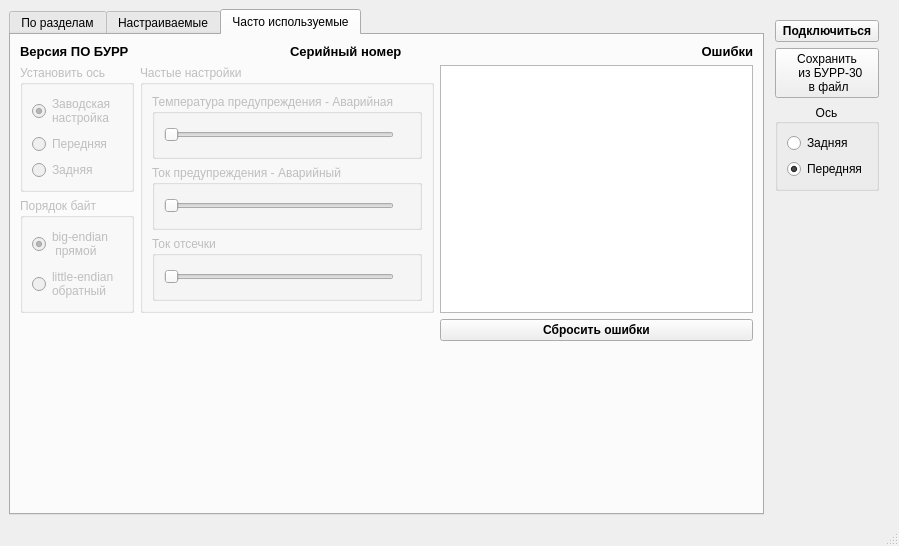
<?xml version="1.0" encoding="UTF-8"?>
<ui version="4.0">
 <class>MainWindow</class>
 <widget class="QMainWindow" name="MainWindow">
  <property name="geometry">
   <rect>
    <x>0</x>
    <y>0</y>
    <width>899</width>
    <height>546</height>
   </rect>
  </property>
  <property name="sizePolicy">
   <sizepolicy hsizetype="Preferred" vsizetype="Preferred">
    <horstretch>1</horstretch>
    <verstretch>1</verstretch>
   </sizepolicy>
  </property>
  <property name="windowTitle">
   <string>Настройка БУРР-30</string>
  </property>
  <property name="iconSize">
   <size>
    <width>260</width>
    <height>30</height>
   </size>
  </property>
  <widget class="QWidget" name="centralwidget">
   <property name="enabled">
    <bool>true</bool>
   </property>
   <property name="sizePolicy">
    <sizepolicy hsizetype="Maximum" vsizetype="Maximum">
     <horstretch>0</horstretch>
     <verstretch>0</verstretch>
    </sizepolicy>
   </property>
   <property name="minimumSize">
    <size>
     <width>800</width>
     <height>520</height>
    </size>
   </property>
   <property name="maximumSize">
    <size>
     <width>3000</width>
     <height>1500</height>
    </size>
   </property>
   <layout class="QHBoxLayout" name="horizontalLayout_2" stretch="0,0">
    <item>
     <widget class="QTabWidget" name="tab_burr">
      <property name="sizePolicy">
       <sizepolicy hsizetype="Expanding" vsizetype="Expanding">
        <horstretch>0</horstretch>
        <verstretch>0</verstretch>
       </sizepolicy>
      </property>
      <property name="currentIndex">
       <number>2</number>
      </property>
      <widget class="QWidget" name="all_params">
       <property name="sizePolicy">
        <sizepolicy hsizetype="Maximum" vsizetype="Maximum">
         <horstretch>0</horstretch>
         <verstretch>0</verstretch>
        </sizepolicy>
       </property>
       <attribute name="title">
        <string>По разделам</string>
       </attribute>
       <layout class="QVBoxLayout" name="verticalLayout_2">
        <item>
         <layout class="QHBoxLayout" name="horizontalLayout" stretch="1,4,0">
          <item>
           <widget class="QListWidget" name="list_bookmark"/>
          </item>
          <item>
           <widget class="QTableWidget" name="params_table">
            <property name="sizePolicy">
             <sizepolicy hsizetype="Minimum" vsizetype="Minimum">
              <horstretch>3</horstretch>
              <verstretch>0</verstretch>
             </sizepolicy>
            </property>
            <property name="editTriggers">
             <set>QAbstractItemView::AllEditTriggers</set>
            </property>
            <property name="gridStyle">
             <enum>Qt::SolidLine</enum>
            </property>
            <property name="columnCount">
             <number>5</number>
            </property>
            <column>
             <property name="text">
              <string notr="true">Name</string>
             </property>
             <property name="toolTip">
              <string notr="true"/>
             </property>
             <property name="whatsThis">
              <string notr="true"/>
             </property>
             <property name="background">
              <color>
               <red>245</red>
               <green>245</green>
               <blue>245</blue>
              </color>
             </property>
            </column>
            <column>
             <property name="text">
              <string>Description</string>
             </property>
             <property name="background">
              <color>
               <red>245</red>
               <green>245</green>
               <blue>245</blue>
              </color>
             </property>
             <property name="foreground">
              <brush brushstyle="SolidPattern">
               <color alpha="255">
                <red>0</red>
                <green>0</green>
                <blue>0</blue>
               </color>
              </brush>
             </property>
            </column>
            <column>
             <property name="text">
              <string>Address</string>
             </property>
            </column>
            <column>
             <property name="text">
              <string>Value</string>
             </property>
            </column>
            <column>
             <property name="text">
              <string>Unit</string>
             </property>
             <property name="background">
              <color>
               <red>245</red>
               <green>245</green>
               <blue>245</blue>
              </color>
             </property>
            </column>
           </widget>
          </item>
          <item>
           <spacer name="horizontalSpacer_4">
            <property name="orientation">
             <enum>Qt::Horizontal</enum>
            </property>
            <property name="sizeHint" stdset="0">
             <size>
              <width>40</width>
              <height>20</height>
             </size>
            </property>
           </spacer>
          </item>
         </layout>
        </item>
       </layout>
      </widget>
      <widget class="QWidget" name="editable_params">
       <attribute name="title">
        <string>Настраиваемые</string>
       </attribute>
       <layout class="QHBoxLayout" name="horizontalLayout_5">
        <item>
         <layout class="QVBoxLayout" name="verticalLayout_8" stretch="0,1">
          <item>
           <layout class="QHBoxLayout" name="horizontalLayout_4">
            <item>
             <widget class="QPushButton" name="load_file_button">
              <property name="font">
               <font>
                <weight>50</weight>
                <bold>false</bold>
               </font>
              </property>
              <property name="text">
               <string>Загрузить файл для сравнения</string>
              </property>
             </widget>
            </item>
            <item>
             <spacer name="horizontalSpacer">
              <property name="orientation">
               <enum>Qt::Horizontal</enum>
              </property>
              <property name="sizeHint" stdset="0">
               <size>
                <width>40</width>
                <height>20</height>
               </size>
              </property>
             </spacer>
            </item>
           </layout>
          </item>
          <item>
           <widget class="QTableWidget" name="params_table_2">
            <property name="sizePolicy">
             <sizepolicy hsizetype="Minimum" vsizetype="Minimum">
              <horstretch>3</horstretch>
              <verstretch>0</verstretch>
             </sizepolicy>
            </property>
            <property name="editTriggers">
             <set>QAbstractItemView::AllEditTriggers</set>
            </property>
            <property name="gridStyle">
             <enum>Qt::SolidLine</enum>
            </property>
            <property name="columnCount">
             <number>6</number>
            </property>
            <column>
             <property name="text">
              <string notr="true">Name</string>
             </property>
             <property name="toolTip">
              <string notr="true"/>
             </property>
             <property name="whatsThis">
              <string notr="true"/>
             </property>
             <property name="background">
              <color>
               <red>245</red>
               <green>245</green>
               <blue>245</blue>
              </color>
             </property>
            </column>
            <column>
             <property name="text">
              <string>Description</string>
             </property>
             <property name="background">
              <color>
               <red>245</red>
               <green>245</green>
               <blue>245</blue>
              </color>
             </property>
             <property name="foreground">
              <brush brushstyle="SolidPattern">
               <color alpha="255">
                <red>0</red>
                <green>0</green>
                <blue>0</blue>
               </color>
              </brush>
             </property>
            </column>
            <column>
             <property name="text">
              <string>Adress</string>
             </property>
            </column>
            <column>
             <property name="text">
              <string>Value from device</string>
             </property>
            </column>
            <column>
             <property name="text">
              <string>Value from file</string>
             </property>
            </column>
            <column>
             <property name="text">
              <string>Unit</string>
             </property>
             <property name="background">
              <color>
               <red>245</red>
               <green>245</green>
               <blue>245</blue>
              </color>
             </property>
            </column>
           </widget>
          </item>
         </layout>
        </item>
        <item>
         <spacer name="horizontalSpacer_3">
          <property name="orientation">
           <enum>Qt::Horizontal</enum>
          </property>
          <property name="sizeType">
           <enum>QSizePolicy::Ignored</enum>
          </property>
          <property name="sizeHint" stdset="0">
           <size>
            <width>40</width>
            <height>20</height>
           </size>
          </property>
         </spacer>
        </item>
       </layout>
      </widget>
      <widget class="QWidget" name="often_used_params">
       <attribute name="title">
        <string>Часто используемые</string>
       </attribute>
       <layout class="QGridLayout" name="gridLayout">
        <item row="1" column="0">
         <widget class="QGroupBox" name="set_current_wheel">
          <property name="enabled">
           <bool>false</bool>
          </property>
          <property name="font">
           <font>
            <weight>50</weight>
            <bold>false</bold>
           </font>
          </property>
          <property name="title">
           <string>Установить ось</string>
          </property>
          <layout class="QVBoxLayout" name="verticalLayout_5">
           <item>
            <widget class="QRadioButton" name="factory_settings_rb">
             <property name="text">
              <string>Заводская
настройка</string>
             </property>
             <property name="checkable">
              <bool>true</bool>
             </property>
             <property name="checked">
              <bool>true</bool>
             </property>
             <property name="autoExclusive">
              <bool>false</bool>
             </property>
            </widget>
           </item>
           <item>
            <widget class="QRadioButton" name="set_front_wheel_rb">
             <property name="text">
              <string>Передняя</string>
             </property>
             <property name="checked">
              <bool>false</bool>
             </property>
            </widget>
           </item>
           <item>
            <widget class="QRadioButton" name="set_rear_wheel_rb">
             <property name="text">
              <string>Задняя</string>
             </property>
             <property name="checked">
              <bool>false</bool>
             </property>
            </widget>
           </item>
          </layout>
         </widget>
        </item>
        <item row="1" column="1" rowspan="2" colspan="2">
         <widget class="QGroupBox" name="groupBox_4">
          <property name="enabled">
           <bool>false</bool>
          </property>
          <property name="title">
           <string>Частые настройки</string>
          </property>
          <layout class="QVBoxLayout" name="verticalLayout_7">
           <item>
            <widget class="QGroupBox" name="warn_temp">
             <property name="title">
              <string>Температура предупреждения - Аварийная</string>
             </property>
             <layout class="QHBoxLayout" name="horizontalLayout_9">
              <item>
               <widget class="QSlider" name="warning_temperature">
                <property name="minimum">
                 <number>20</number>
                </property>
                <property name="maximum">
                 <number>90</number>
                </property>
                <property name="orientation">
                 <enum>Qt::Horizontal</enum>
                </property>
                <property name="tickPosition">
                 <enum>QSlider::NoTicks</enum>
                </property>
               </widget>
              </item>
              <item>
               <widget class="QLabel" name="lab_warning_temperature">
                <property name="font">
                 <font>
                  <pointsize>12</pointsize>
                  <weight>75</weight>
                  <bold>true</bold>
                 </font>
                </property>
                <property name="text">
                 <string/>
                </property>
               </widget>
              </item>
             </layout>
            </widget>
           </item>
           <item>
            <widget class="QGroupBox" name="warn_curr">
             <property name="title">
              <string>Ток предупреждения - Аварийный</string>
             </property>
             <layout class="QHBoxLayout" name="horizontalLayout_7">
              <item>
               <widget class="QSlider" name="warning_current">
                <property name="minimum">
                 <number>10</number>
                </property>
                <property name="maximum">
                 <number>50</number>
                </property>
                <property name="orientation">
                 <enum>Qt::Horizontal</enum>
                </property>
                <property name="tickPosition">
                 <enum>QSlider::NoTicks</enum>
                </property>
                <property name="tickInterval">
                 <number>1</number>
                </property>
               </widget>
              </item>
              <item>
               <widget class="QLabel" name="lab_warning_current">
                <property name="font">
                 <font>
                  <pointsize>12</pointsize>
                  <weight>75</weight>
                  <bold>true</bold>
                 </font>
                </property>
                <property name="text">
                 <string/>
                </property>
               </widget>
              </item>
             </layout>
            </widget>
           </item>
           <item>
            <widget class="QGroupBox" name="cutoff">
             <property name="title">
              <string>Ток отсечки</string>
             </property>
             <layout class="QHBoxLayout" name="horizontalLayout_6">
              <item>
               <widget class="QSlider" name="cut_off_current">
                <property name="minimum">
                 <number>30</number>
                </property>
                <property name="maximum">
                 <number>70</number>
                </property>
                <property name="orientation">
                 <enum>Qt::Horizontal</enum>
                </property>
                <property name="tickPosition">
                 <enum>QSlider::NoTicks</enum>
                </property>
                <property name="tickInterval">
                 <number>1</number>
                </property>
               </widget>
              </item>
              <item>
               <widget class="QLabel" name="lab_cut_off_current">
                <property name="font">
                 <font>
                  <pointsize>12</pointsize>
                  <weight>75</weight>
                  <bold>true</bold>
                 </font>
                </property>
                <property name="text">
                 <string/>
                </property>
               </widget>
              </item>
             </layout>
            </widget>
           </item>
          </layout>
         </widget>
        </item>
        <item row="2" column="0">
         <widget class="QGroupBox" name="byte_order">
          <property name="enabled">
           <bool>false</bool>
          </property>
          <property name="title">
           <string>Порядок байт</string>
          </property>
          <layout class="QVBoxLayout" name="verticalLayout_6">
           <item>
            <widget class="QRadioButton" name="rb_big_endian">
             <property name="text">
              <string>big-endian 
 прямой</string>
             </property>
             <property name="checked">
              <bool>true</bool>
             </property>
            </widget>
           </item>
           <item>
            <widget class="QRadioButton" name="rb_little_endian">
             <property name="text">
              <string>little-endian
обратный</string>
             </property>
            </widget>
           </item>
          </layout>
         </widget>
        </item>
        <item row="1" column="3" rowspan="2">
         <widget class="QTextBrowser" name="tb_errors"/>
        </item>
        <item row="0" column="3">
         <widget class="QLabel" name="lb_errors">
          <property name="font">
           <font>
            <pointsize>10</pointsize>
            <weight>75</weight>
            <bold>true</bold>
           </font>
          </property>
          <property name="text">
           <string>Ошибки</string>
          </property>
          <property name="alignment">
           <set>Qt::AlignRight|Qt::AlignTrailing|Qt::AlignVCenter</set>
          </property>
         </widget>
        </item>
        <item row="0" column="0">
         <widget class="QLabel" name="lb_soft_version">
          <property name="font">
           <font>
            <pointsize>10</pointsize>
            <weight>75</weight>
            <bold>true</bold>
           </font>
          </property>
          <property name="text">
           <string>Версия ПО БУРР</string>
          </property>
          <property name="textFormat">
           <enum>Qt::RichText</enum>
          </property>
         </widget>
        </item>
        <item row="4" column="3">
         <spacer name="verticalSpacer_4">
          <property name="orientation">
           <enum>Qt::Vertical</enum>
          </property>
          <property name="sizeHint" stdset="0">
           <size>
            <width>20</width>
            <height>40</height>
           </size>
          </property>
         </spacer>
        </item>
        <item row="3" column="3">
         <widget class="QPushButton" name="erase_err_btn">
          <property name="font">
           <font>
            <weight>75</weight>
            <bold>true</bold>
           </font>
          </property>
          <property name="text">
           <string>Сбросить ошибки</string>
          </property>
         </widget>
        </item>
        <item row="0" column="2">
         <widget class="QLabel" name="lb_serial_number">
          <property name="font">
           <font>
            <pointsize>10</pointsize>
            <weight>75</weight>
            <bold>true</bold>
           </font>
          </property>
          <property name="text">
           <string>Серийный номер</string>
          </property>
          <property name="textFormat">
           <enum>Qt::RichText</enum>
          </property>
         </widget>
        </item>
       </layout>
      </widget>
     </widget>
    </item>
    <item>
     <layout class="QVBoxLayout" name="verticalLayout">
      <property name="sizeConstraint">
       <enum>QLayout::SetFixedSize</enum>
      </property>
      <property name="leftMargin">
       <number>5</number>
      </property>
      <property name="topMargin">
       <number>11</number>
      </property>
      <property name="rightMargin">
       <number>11</number>
      </property>
      <item>
       <widget class="QPushButton" name="pushButton_2">
        <property name="font">
         <font>
          <weight>75</weight>
          <bold>true</bold>
         </font>
        </property>
        <property name="text">
         <string>Подключиться</string>
        </property>
       </widget>
      </item>
      <item>
       <widget class="QPushButton" name="pushButton">
        <property name="text">
         <string>Сохранить 
  из БУРР-30
 в файл</string>
        </property>
       </widget>
      </item>
      <item>
       <widget class="QGroupBox" name="groupBox">
        <property name="sizePolicy">
         <sizepolicy hsizetype="Minimum" vsizetype="Minimum">
          <horstretch>0</horstretch>
          <verstretch>0</verstretch>
         </sizepolicy>
        </property>
        <property name="layoutDirection">
         <enum>Qt::LeftToRight</enum>
        </property>
        <property name="title">
         <string>Ось</string>
        </property>
        <property name="alignment">
         <set>Qt::AlignCenter</set>
        </property>
        <layout class="QVBoxLayout" name="verticalLayout_4">
         <item>
          <layout class="QVBoxLayout" name="verticalLayout_3">
           <item>
            <widget class="QRadioButton" name="radioButton_2">
             <property name="text">
              <string>Задняя</string>
             </property>
            </widget>
           </item>
           <item>
            <widget class="QRadioButton" name="radioButton">
             <property name="text">
              <string>Передняя</string>
             </property>
             <property name="checked">
              <bool>true</bool>
             </property>
            </widget>
           </item>
          </layout>
         </item>
        </layout>
       </widget>
      </item>
      <item>
       <spacer name="verticalSpacer">
        <property name="orientation">
         <enum>Qt::Vertical</enum>
        </property>
        <property name="sizeHint" stdset="0">
         <size>
          <width>20</width>
          <height>40</height>
         </size>
        </property>
       </spacer>
      </item>
     </layout>
    </item>
   </layout>
  </widget>
  <widget class="QStatusBar" name="statusbar"/>
 </widget>
 <resources/>
 <connections/>
</ui>
